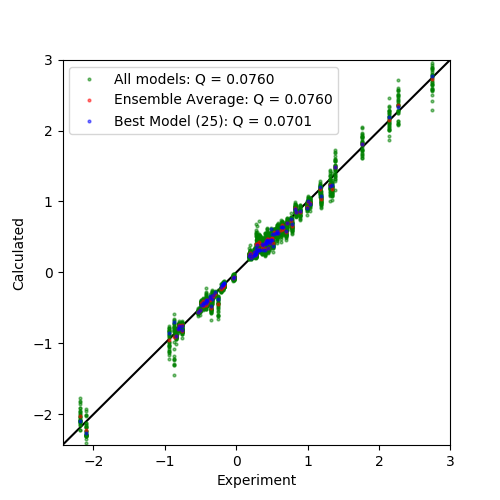

Generate this figure with Python:
from paramagpy import protein, fit, dataparse, metal

# Load data
prot = protein.load_pdb('../data_files/2bcb.pdb')
rawData = dataparse.read_pcs('../data_files/calbindin_Er_HN_PCS.npc')
mStart = metal.Metal()
mStart.position = prot[0]['A'][56]['CA'].position

#### Ensemble average fitting ####
parsedData = prot.parse(rawData)
mGuess, _, _ = fit.svd_gridsearch_fit_metal_from_pcs(
    [mStart], [parsedData], radius=10, points=10)
mFit, calc, qfac = fit.nlr_fit_metal_from_pcs(mGuess, [parsedData])
mFit[0].save('calbindin_Er_HN_PCS_tensor_ensemble.txt')

#### Single model fitting ####
# Loop over models, fit tensor and keep one with best Q-factor
minQfacMod = 1E50
for model in prot:
    parsedDataMod = prot.parse(rawData, models=model.id)
    mFitMod, calcMod, qfacMod = fit.nlr_fit_metal_from_pcs(
        mGuess, [parsedDataMod])
    if qfacMod[0] < minQfacMod:
        minMod = model.id
        minParsedDataMod = parsedDataMod
        minmFitMod = mFitMod
        mincalcMod = calcMod
        minQfacMod = qfacMod

# #### Plot the correlation ####
from matplotlib import pyplot as plt

fig, ax = plt.subplots(figsize=(5, 5))

# Unpack the experimental values
atoms, exp, err = zip(*parsedData)
expEnsemble, calcEnsemble = fit.ensemble_average(atoms, exp, calc[0])
atomsMod, expMod, errMod = zip(*minParsedDataMod)

# Plot all models
ax.plot(exp, calc[0], marker='o', lw=0, ms=2, c='g',
        alpha=0.5, label="All models: Q = {:5.4f}".format(qfac[0]))

# Plot the ensemble average
ax.plot(expEnsemble, calcEnsemble, marker='o', lw=0, ms=2, c='r',
        alpha=0.5, label="Ensemble Average: Q = {:5.4f}".format(qfac[0]))

# Plot the model with minimum Q-factor
ax.plot(expMod, mincalcMod[0], marker='o', lw=0, ms=2, c='b',
        alpha=0.5, label="Best Model ({0:}): Q = {1:5.4f}".format(
        minMod, minQfacMod[0]))

# Plot a diagonal
l, h = ax.get_xlim()
ax.plot([l, h], [l, h], '-k', zorder=0)
ax.set_xlim(l, h)
ax.set_ylim(l, h)

# Make axis labels and save figure
ax.set_xlabel("Experiment")
ax.set_ylabel("Calculated")
ax.legend()
fig.savefig("pcs_fit_models.png")
